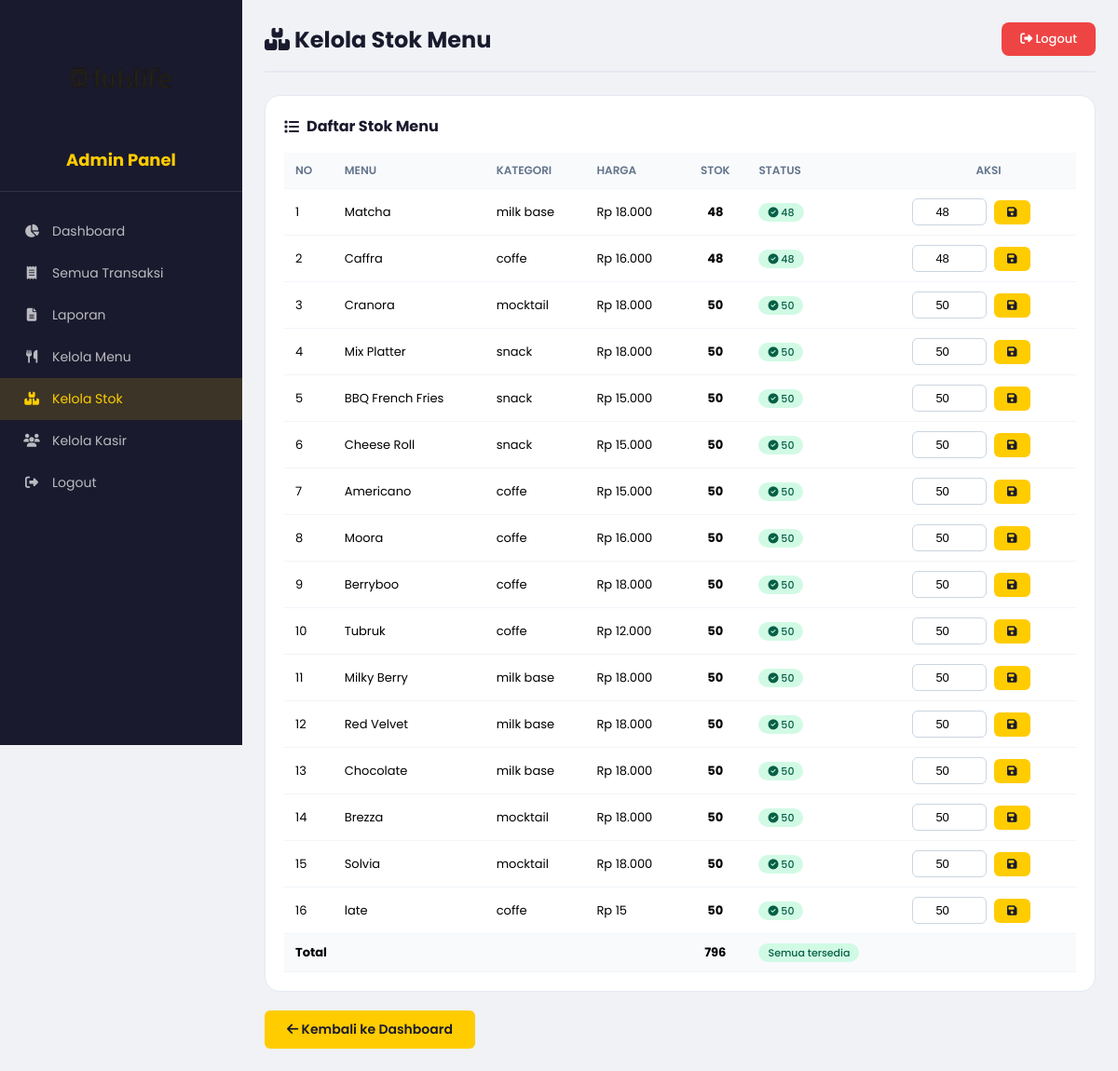
Screenshot of /admin/stok.php (signed in) with the database file from the repository.
### tables this page shows
CREATE TABLE `barang` (
  `id_barang` int NOT NULL,
  `nama_barang` varchar(100) DEFAULT NULL,
  `harga` int DEFAULT NULL,
  `stok` int DEFAULT '0',
  `tipe` varchar(50) DEFAULT NULL
);

### admin/stok.php (the view, shortened to what this page needs)
<?php
require_once '../config/database.php';
require_once '../includes/fungsi.php';
$query = "SELECT * FROM barang ORDER BY stok ASC";
$result = mysqli_query($conn, $query);
?>
<!DOCTYPE html>
<html lang="id">
<head>
    <link rel="stylesheet" href="https://cdnjs.cloudflare.com/ajax/libs/font-awesome/6.4.0/css/all.min.css">
</head>
<body>
<div class="admin-wrapper">
    <aside class="sidebar">
        <div class="logo">
            <img src="../assets/img/logop2.png" alt="Tuklife">
            <h3>Admin Panel</h3>
        </div>
        <ul>
            <li><a href="dashboard.php"><i class="fas fa-chart-pie"></i> Dashboard</a></li>
            <li><a href="transaksi.php"><i class="fas fa-receipt"></i> Semua Transaksi</a></li>
            <li><a href="laporan.php"><i class="fas fa-file-alt"></i> Laporan</a></li>
            <li><a href="menu.php"><i class="fas fa-utensils"></i> Kelola Menu</a></li>
            <li><a href="stok.php" class="active"><i class="fas fa-boxes"></i> Kelola Stok</a></li>
            <li><a href="kasir.php"><i class="fas fa-users"></i> Kelola Kasir</a></li>
            <li><a href="../logout.php"><i class="fas fa-sign-out-alt"></i> Logout</a></li>
        </ul>
    </aside>
    <main class="main-content">
        <div class="top-bar">
            <h1><i class="fas fa-boxes"></i> Kelola Stok Menu</h1>
            <a href="../logout.php" class="btn-logout"><i class="fas fa-sign-out-alt"></i> Logout</a>
        </div>
        <div class="card">
            <h3><i class="fas fa-list"></i> Daftar Stok Menu</h3>
            <div style="overflow-x:auto;">
                <table>
                    <thead>
                        <tr>
                            <th>No</th>
                            <th>Menu</th>
                            <th>Kategori</th>
                            <th>Harga</th>
                            <th class="text-center">Stok</th>
                            <th>Status</th>
                            <th class="text-center">Aksi</th>
                        </tr>
                    </thead>
                    <tbody>
                        <?php
                        $no = 1;
                        $totalStok = 0;
                        $stokHabis = 0;
                        while ($row = mysqli_fetch_assoc($result)):
                            $totalStok += $row['stok'];
                        ?>
                        <tr>
                            <td><?= $no++ ?></td>
                            <td><?= htmlspecialchars($row['nama_barang']) ?></td>
                            <td><?= htmlspecialchars($row['tipe'] ?? '-') ?></td>
                            <td><?= rupiah($row['harga']) ?></td>
                            <td class="text-center"><strong><?= $row['stok'] ?></strong></td>
                            <td><?= tampilkanStatusStok($row['stok']) ?></td>
                            <td>
                                <form method="POST" class="stok-form">
                                    <input type="number" name="stok" value="<?= $row['stok'] ?>" min="0">
                                    <button type="submit" name="update_stok" class="btn-update">
                                        <i class="fas fa-save"></i>
                                    </button>
                                </form>
                            </td>
                        </tr>
                        <?php endwhile; ?>
                    </tbody>
                    <tfoot>
                        <tr style="background:#f8fafc;font-weight:600;">
                            <td colspan="4"><strong>Total</strong></td>
                            <td class="text-center"><strong><?= $totalStok ?></strong></td>
                            <td>
                                <?php if ($stokHabis > 0): ?>
                                <span class="badge badge-danger"><?= $stokHabis ?> menu habis</span>
                                <?php else: ?>
                                <span class="badge badge-success">Semua tersedia</span>
                                <?php endif; ?>
                            </td>
                            <td></td>
                        </tr>
                    </tfoot>
                </table>
            </div>
        </div>
        <a href="dashboard.php" class="btn-update" style="padding:10px 24px;font-size:14px;text-decoration:none;display:inline-block;">
            <i class="fas fa-arrow-left"></i> Kembali ke Dashboard
        </a>
    </main>
</div>
</body>
</html>

### includes/fungsi.php (shortened to what this page needs)
<?php
function rupiah($angka) {
    return "Rp " . number_format((float)$angka, 0, ',', '.');
}
function tampilkanStatusStok($stok) {
    if ($stok <= 0) {
        return '<span class="badge badge-danger"><i class="fas fa-times-circle"></i> Habis</span>';
    } elseif ($stok <= 5) {
        return '<span class="badge badge-warning"><i class="fas fa-exclamation-triangle"></i> ' . $stok . '</span>';
    } elseif ($stok <= 10) {
        return '<span class="badge badge-secondary"><i class="fas fa-info-circle"></i> ' . $stok . '</span>';
    } else {
        return '<span class="badge badge-success"><i class="fas fa-check-circle"></i> ' . $stok . '</span>';
    }
}
?>

### admin/stok.php (style rules this page uses)
* { margin: 0; padding: 0; box-sizing: border-box; }
body { font-family: 'Poppins', sans-serif; background: #f0f2f5; }
.admin-wrapper { display: flex; min-height: 100vh; }
.sidebar { width: 260px; background: #1a1a2e; color: #fff; padding: 20px 0; position: fixed; height: 100vh; overflow-y: auto; }
.sidebar .logo { text-align: center; padding: 0 20px 20px; border-bottom: 1px solid rgba(255,255,255,0.1); }
.sidebar .logo img { max-width: 120px; height: auto; }
.sidebar .logo h3 { color: #ffcc00; margin-top: 10px; font-size: 18px; }
.sidebar ul { list-style: none; padding: 20px 0; }
.sidebar ul li a { display: flex; align-items: center; gap: 12px; padding: 12px 24px; color: rgba(255,255,255,0.7); text-decoration: none; transition: all 0.3s; font-size: 14px; }
.sidebar ul li a:hover, .sidebar ul li a.active { background: rgba(255,204,0,0.15); color: #ffcc00; }
.sidebar ul li a i { width: 20px; text-align: center; }
.main-content { margin-left: 260px; flex: 1; padding: 24px; }
.top-bar { display: flex; justify-content: space-between; align-items: center; margin-bottom: 24px; padding-bottom: 16px; border-bottom: 2px solid #e4e9f2; }
.top-bar h1 { font-size: 24px; color: #1a1a2e; }
.btn-logout { padding: 8px 20px; background: #ef4444; color: white; border: none; border-radius: 8px; cursor: pointer; font-size: 13px; font-weight: 500; transition: 0.2s; text-decoration: none; }
.card { background: white; border-radius: 16px; padding: 20px; border: 1px solid #e4e9f2; margin-bottom: 20px; }
.card h3 { font-size: 16px; color: #1a1a2e; margin-bottom: 16px; display: flex; align-items: center; gap: 8px; }
table { width: 100%; border-collapse: collapse; font-size: 13px; }
table th, table td { padding: 10px 12px; border-bottom: 1px solid #f1f5f9; text-align: left; }
table th { background: #f8fafc; font-weight: 600; color: #64748b; font-size: 12px; text-transform: uppercase; }
.badge { padding: 2px 10px; border-radius: 20px; font-size: 11px; font-weight: 500; }
.badge-success { background: #d1fae5; color: #065f46; }
.text-center { text-align: center; }
.stok-form { display: flex; gap: 8px; align-items: center; }
.stok-form input[type="number"] { width: 80px; padding: 6px 8px; border: 1px solid #cbd5e1; border-radius: 6px; font-size: 13px; text-align: center; }
.btn-update { padding: 6px 14px; background: #ffcc00; border: none; border-radius: 6px; font-weight: 600; cursor: pointer; font-size: 12px; color: #1a1a2e; }

### rows the page displays
barang: nama_barang "Matcha", tipe "milk base", harga "Rp 18.000", stok "48"
barang: nama_barang "Caffra", tipe "coffe", harga "Rp 16.000", stok "48"
barang: nama_barang "Cranora", tipe "mocktail", harga "Rp 18.000", stok "50"
barang: nama_barang "Mix Platter", tipe "snack", harga "Rp 18.000", stok "50"
barang: nama_barang "BBQ French Fries", tipe "snack", harga "Rp 15.000", stok "50"
barang: nama_barang "Cheese Roll", tipe "snack", harga "Rp 15.000", stok "50"
barang: nama_barang "Americano", tipe "coffe", harga "Rp 15.000", stok "50"
barang: nama_barang "Moora", tipe "coffe", harga "Rp 16.000", stok "50"
barang: nama_barang "Berryboo", tipe "coffe", harga "Rp 18.000", stok "50"
barang: nama_barang "Tubruk", tipe "coffe", harga "Rp 12.000", stok "50"
barang: nama_barang "Milky Berry", tipe "milk base", harga "Rp 18.000", stok "50"
barang: nama_barang "Red Velvet", tipe "milk base", harga "Rp 18.000", stok "50"
barang: nama_barang "Chocolate", tipe "milk base", harga "Rp 18.000", stok "50"
barang: nama_barang "Brezza", tipe "mocktail", harga "Rp 18.000", stok "50"
barang: nama_barang "Solvia", tipe "mocktail", harga "Rp 18.000", stok "50"
barang: nama_barang "late", tipe "coffe", harga "Rp 15", stok "50"

### other values shown
$totalStok "796"
